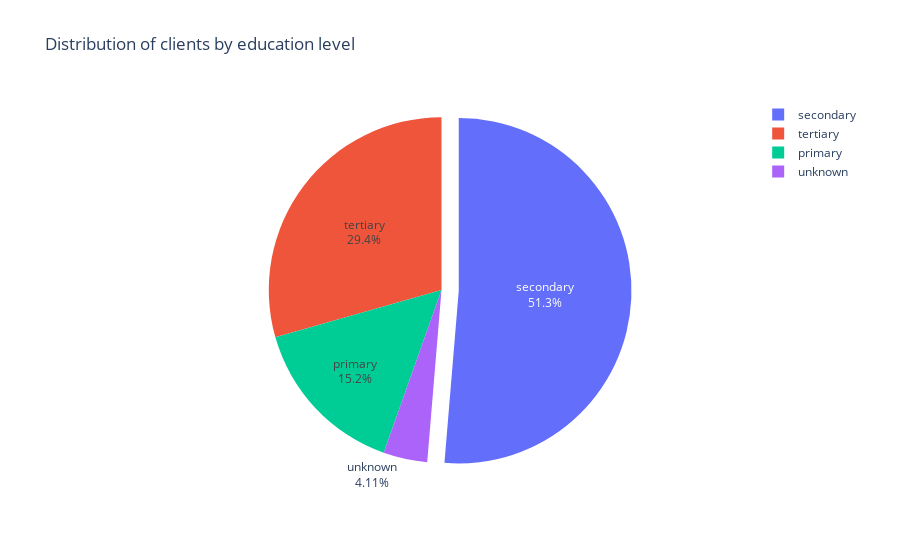

Source (notebook cell):
### Code cell
# Descriptivo 1: Distribucion de la educacion de los clientes
# Create a Plotly figure for a pie chart
explode = [0, 0.1, 0, 0]
values = df.groupby('education').apply(len)/len(df)
labels = values.index
print(values)
print(labels)

fig1 = go.Figure()
print(fig1)

fig1.add_trace(go.Pie(
    labels=labels,
    values=values,
    textinfo='percent+label',
    hoverinfo='label+percent',
    pull=explode
))

# Update layout
fig1.update_layout(
    title='Distribution of clients by education level',
)

# Show the plot
fig1.show()

### Figure 1 — Plotly figure (JSON) as saved in the notebook; plotly's stock layout.template omitted (floating-point values rounded to 4 significant figures)
{"data": [{"hoverinfo": "label+percent", "labels": ["primary", "secondary", "tertiary", "unknown"], "pull": [0, 0.1, 0, 0], "textinfo": "percent+label", "type": "pie", "values": [0.1515, 0.5132, 0.2942, 0.04107]}], "layout": {"title": {"text": "Distribution of clients by education level"}}}
